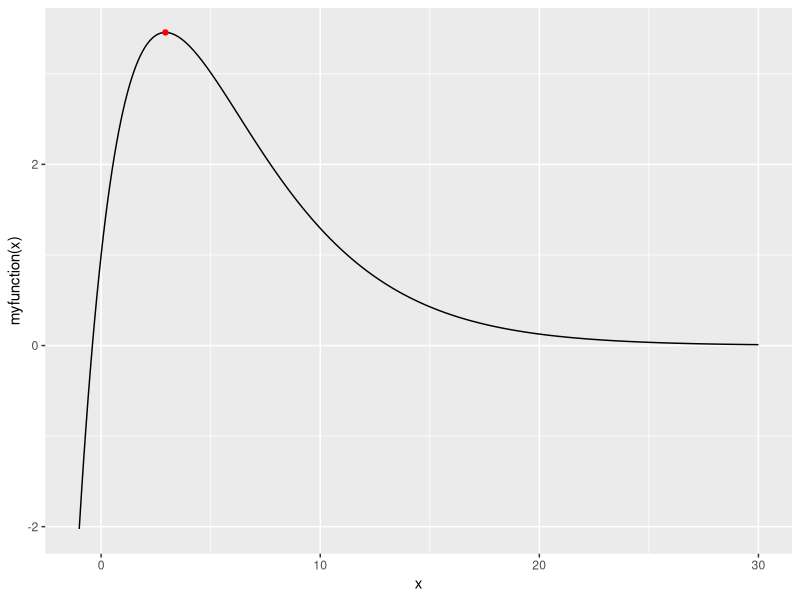

Write the R code that produced this figure.
# this is no solution really, just what we had in the paper plus some plotting.
# to do the exercise one must find the maximum without optimize()

myfunction <- function(t) (1 + 2.5*t) * exp(-0.3 * t)
x <- round(seq(-1, 30, by = 0.1), 6) # [1] -1.0 -0.9 -0.8 -0.7 -0.6 -0.5
y <- round(myfunction(x), 6) # [1] -2.024788 -1.637456 -1.271249 -0.925259 -0.598609 -0.290459 ...

# find the maximum value of y for -1 < x < 10
o <- optimize(myfunction, lower = -1, upper = 10, maximum = TRUE)
o$maximum <- round(o$maximum, 6)
print(paste0("Maximum: ", o$maximum))

# some plotting
library(ggplot2) # if this produces an error, run the following and retry: install.packages("ggplot2")
df <- data.frame(x = x, y = y)
ggplot(df, aes(x = x, y = y)) +
  geom_line() +
  geom_point(data = data.frame(x = o$maximum, y = myfunction(o$maximum)), colour = "red") +
  ylab("myfunction(x)")